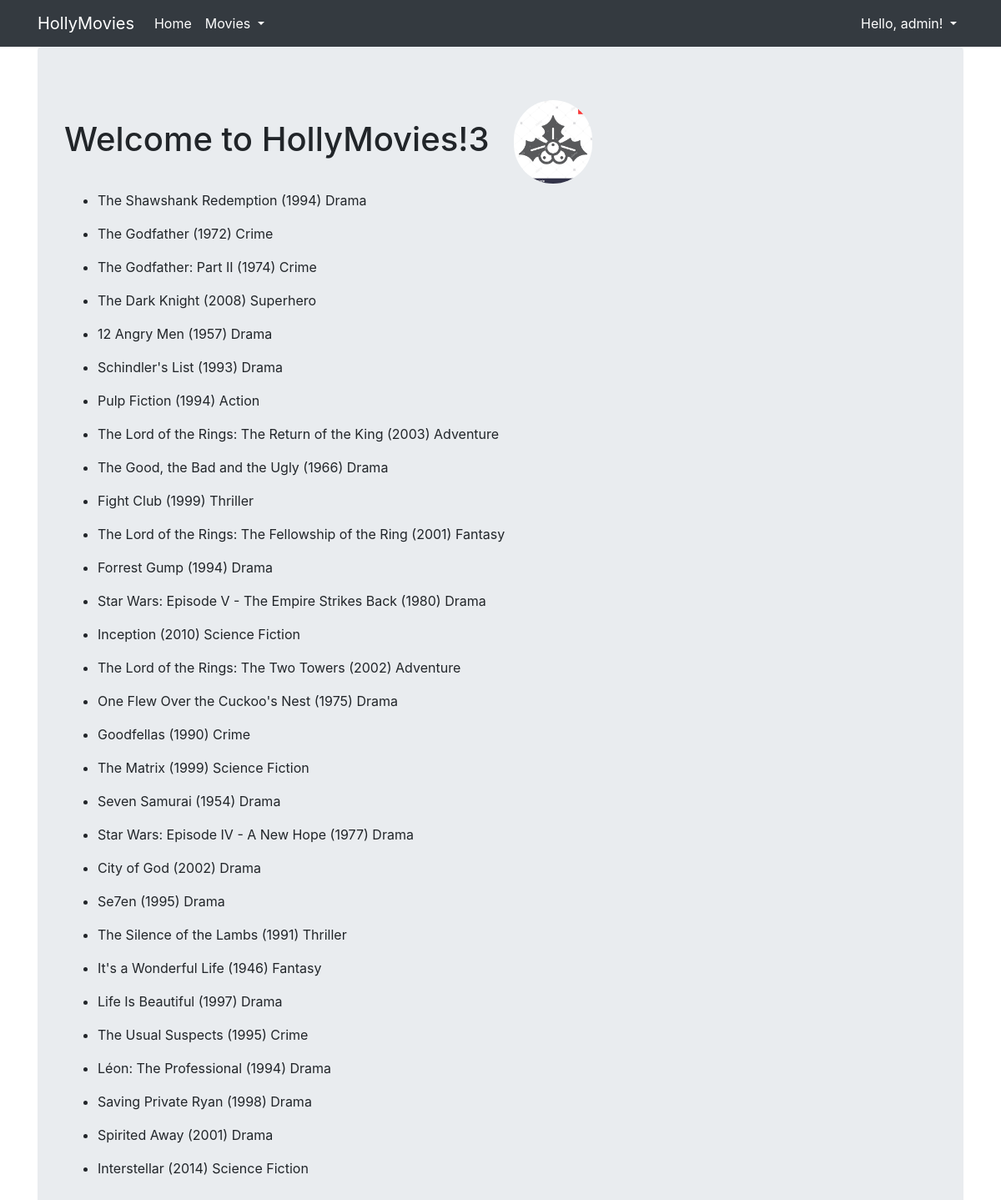
The app's page / (signed in) with its own data.
### viewer/models.py (models this page shows, shortened)
class Movie(Model):
    title = CharField(max_length=128)
    genre = ForeignKey(Genre, on_delete=DO_NOTHING)
    rating = IntegerField()
    released = DateField()
    description = TextField(null=True, blank=True)
    poster = ImageField(null=True, blank=True)
    created = DateTimeField(auto_now_add=True)

class Genre(Model):
    name = CharField(max_length=120)

### hollymovies/views.py (the view)
# urls.py: path('', IndexView.as_view(), name='index'),
class IndexView(MovieListView):
    template_name = 'movies.html'
    extra_context = {
        "x": 3,
        "y": "MobByN"
    }

### hollymovies/mixins.py (called while the page is built)
    def get_title(self):
        return self.title

    def get_context_data(self, **kwargs):
        result = super().get_context_data(**kwargs)
        title = self.get_title()
        if title is not None:
            result['title'] = title
        return result

### hollymovies/templates/movies.html
{% extends "base.html" %}
{% load static %}
{% load movie_extras %}
{% block styles %}
  {{ block.super }}
  <link rel="stylesheet" type="text/css" href="{% static 'css/movies.css' %}" />
{% endblock %}
{% block content %}
    <div class="main">
        <h1>Welcome to HollyMovies!{{ x }}<img src="media/holly.jpg"/></h1>
    </div>
    <ul>
        {% for movie in object_list %}
        <li>
            <p>{{movie.title}} ({{movie.released.year}}) {{movie.genre.name}}</p>
        </li>
        {% endfor %}
    </ul>
{% endblock %}

### hollymovies/templates/base.html (shortened to what this page needs)
{% load bootstrap4 %}
{% load static %}
<html {% if LANGUAGE_CODE %}lang="{{ LANGUAGE_CODE }}"{% endif %}>
  <head>
      {% block styles %}{% bootstrap_css %}{% endblock %}
  </head>
  <body>
    <nav class="navbar navbar-expand-lg navbar-dark bg-dark">
      <div class="container fixed">
        <a class="navbar-brand" href="{% url 'index' %}">HollyMovies</a>
        <div class="collapse navbar-collapse" id="navbarNavAltMarkup">
          <div class="navbar-nav">
            <a class="nav-item nav-link active" href="{% url 'index' %}">
              Home
            </a>
            <div class="nav-item dropdown">
              <a class="nav-link active dropdown-toggle" href="#" data-toggle="dropdown">
                Movies
              </a>
            </div>
          </div>
          <div class="navbar-nav ml-auto">
            <div class="nav-item dropdown">
              {% if user.is_authenticated %}
                <a class="nav-link active dropdown-toggle" href="#" data-toggle="dropdown">
                  {% if user.first_name %}Hello, {{ user.first_name }}!
                  {% else %}Hello, {{ user.username }}!{% endif %}
                </a>
              {% endif %}
            </div>
          </div>
        </div>
      </div>
    </nav>
    <div class="container">
      <div class="jumbotron">
        {% block content %}{% endblock %}
      </div>
    </div>
  </body>
</html>

### static/css/movies.css (style rules this page uses)
img { max-width: 100px; max-height: 100px; border-radius: 90px; position: relative;left: 30px; }

### records on screen
Movie: title "The Shawshank Redemption", released.year "1994", genre.name "Drama"
Movie: title "The Godfather", released.year "1972", genre.name "Crime"
Movie: title "The Godfather: Part II", released.year "1974", genre.name "Crime"
Movie: title "The Dark Knight", released.year "2008", genre.name "Superhero"
Movie: title "12 Angry Men", released.year "1957", genre.name "Drama"
Movie: title "Schindler's List", released.year "1993", genre.name "Drama"
Movie: title "Pulp Fiction", released.year "1994", genre.name "Action"
Movie: title "The Lord of the Rings: The Return of the King", released.year "2003", genre.name "Adventure"
Movie: title "The Good, the Bad and the Ugly", released.year "1966", genre.name "Drama"
Movie: title "Fight Club", released.year "1999", genre.name "Thriller"
Movie: title "The Lord of the Rings: The Fellowship of the Ring", released.year "2001", genre.name "Fantasy"
Movie: title "Forrest Gump", released.year "1994", genre.name "Drama"
Movie: title "Star Wars: Episode V - The Empire Strikes Back", released.year "1980", genre.name "Drama"
Movie: title "Inception", released.year "2010", genre.name "Science Fiction"
Movie: title "The Lord of the Rings: The Two Towers", released.year "2002", genre.name "Adventure"
Movie: title "One Flew Over the Cuckoo's Nest", released.year "1975", genre.name "Drama"
Movie: title "Goodfellas", released.year "1990", genre.name "Crime"
Movie: title "The Matrix", released.year "1999", genre.name "Science Fiction"
Movie: title "Seven Samurai", released.year "1954", genre.name "Drama"
Movie: title "Star Wars: Episode IV - A New Hope", released.year "1977", genre.name "Drama"
Movie: title "City of God", released.year "2002", genre.name "Drama"
Movie: title "Se7en", released.year "1995", genre.name "Drama"
Movie: title "The Silence of the Lambs", released.year "1991", genre.name "Thriller"
Movie: title "It's a Wonderful Life", released.year "1946", genre.name "Fantasy"
Movie: title "Life Is Beautiful", released.year "1997", genre.name "Drama"
Movie: title "The Usual Suspects", released.year "1995", genre.name "Crime"
Movie: title "Léon: The Professional", released.year "1994", genre.name "Drama"
Movie: title "Saving Private Ryan", released.year "1998", genre.name "Drama"
Movie: title "Spirited Away", released.year "2001", genre.name "Drama"
Movie: title "Interstellar", released.year "2014", genre.name "Science Fiction"

### other values on screen
{{ user.username }} "admin"
{{ x }} "3"
